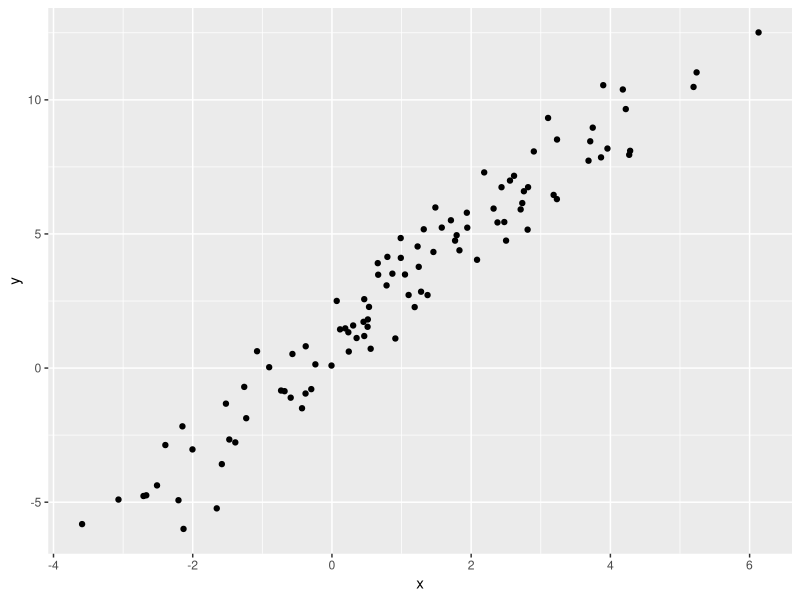

The R script that drew this image:
## ---- chunk 1
library(tidyverse)
## ---- chunk 2
plots_df =
  tibble(
    x = rnorm(100, mean = 1, sd = 2),
    y = 1 + 2 * x + rnorm(100)
  )

plots_df |> 
  ggplot(aes(x = x, y = y)) +
  geom_point()
